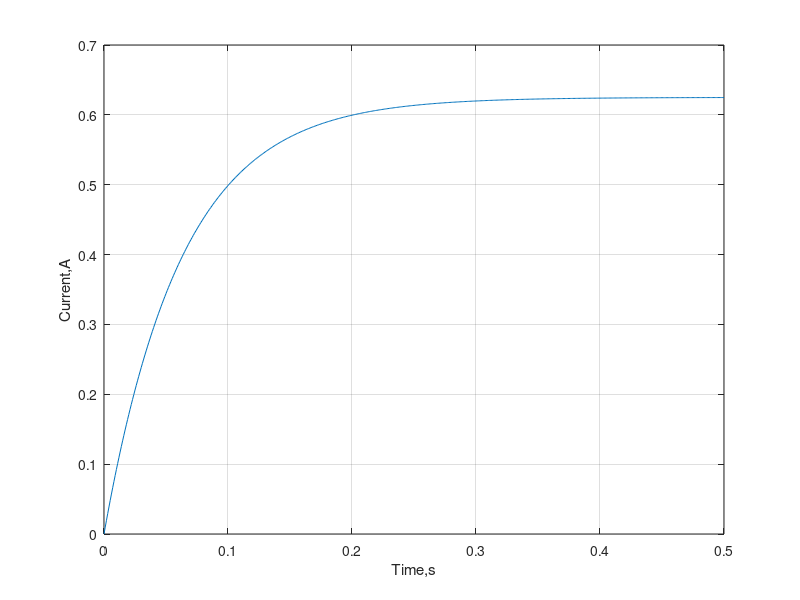

Write the MATLAB code that produced this figure. (Note: this script raises an error after producing the figure.)
sys=tf(1, [0.1,1.6]);
t=0:0.001:0.5;
[I,t]=step(sys,t);
e_o=1.6*I;
plot(t,I);
grid;
xlabel('Time,s');
ylabel('Current,A');
t=0:0.001:0.5;
u=ones(size(t));
[I,t]=Isim(sys,u,t);